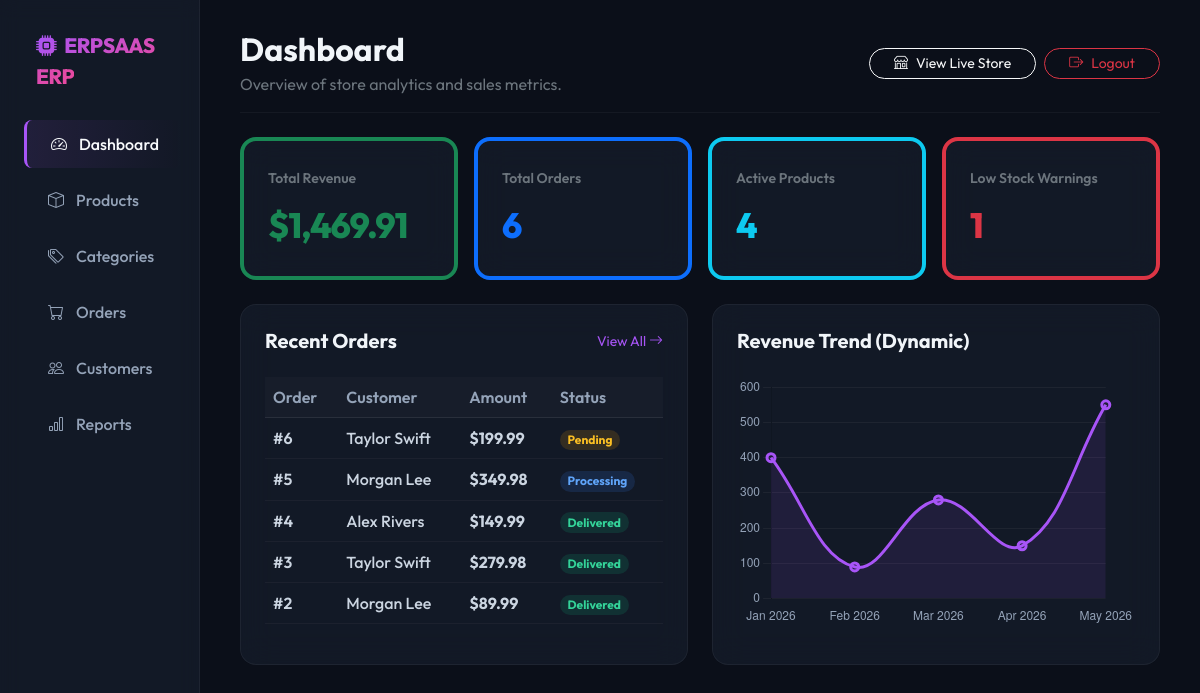
/admin/dashboard/index.php (signed in), run on the app's committed database.
### tables this page shows
CREATE TABLE `orders` (
  `id` int(11) NOT NULL AUTO_INCREMENT,
  `store_id` int(11) NOT NULL,
  `customer_id` int(11) NOT NULL,
  `total_amount` decimal(10,2) NOT NULL,
  `status` enum('pending','processing','shipped','delivered','cancelled') DEFAULT 'pending',
  `payment_status` enum('unpaid','paid','refunded') DEFAULT 'unpaid',
  `shipping_address` text NOT NULL,
  `created_at` timestamp NOT NULL DEFAULT current_timestamp(),
  PRIMARY KEY (`id`),
  KEY `store_id` (`store_id`),
  KEY `customer_id` (`customer_id`),
  FOREIGN KEY (`store_id`) REFERENCES `stores`(`id`) ON DELETE CASCADE,
  FOREIGN KEY (`customer_id`) REFERENCES `users`(`id`) ON DELETE CASCADE
);

CREATE TABLE `users` (
  `id` int(11) NOT NULL AUTO_INCREMENT,
  `store_id` int(11) NOT NULL,
  `role` enum('owner','admin','customer') NOT NULL DEFAULT 'customer',
  `name` varchar(255) NOT NULL,
  `email` varchar(255) NOT NULL,
  `password_hash` varchar(255) NOT NULL,
  `phone` varchar(50) DEFAULT NULL,
  `address` text DEFAULT NULL,
  `created_at` timestamp NOT NULL DEFAULT current_timestamp(),
  PRIMARY KEY (`id`),
  KEY `store_id` (`store_id`),
  FOREIGN KEY (`store_id`) REFERENCES `stores`(`id`) ON DELETE CASCADE
);

### includes/functions.php (called while the page is built, shortened)
<?php
function formatPrice($amount) {
    return '$' . number_format($amount, 2);
}

### admin/dashboard/index.php (the view, shortened to what this page needs)
<?php
require_once '../../includes/functions.php';
$store_id = $_SESSION['store_id'];
$stats = [
    'total_sales' => 0,
    'total_orders' => 0,
    'total_products' => 0,
    'low_stock' => 0
];
$stmt = $pdo->prepare("SELECT COUNT(*) as cnt, COALESCE(SUM(total_amount), 0) as total FROM orders WHERE store_id = :store_id AND status != 'cancelled'");
$stmt->execute(['store_id' => $store_id]);
$orderStats = $stmt->fetch();
$stats['total_orders'] = $orderStats['cnt'];
$stats['total_sales'] = $orderStats['total'];
$stmt = $pdo->prepare("SELECT COUNT(*) as cnt FROM products WHERE store_id = :store_id");
$stmt->execute(['store_id' => $store_id]);
$stats['total_products'] = $stmt->fetchColumn();
$stmt = $pdo->prepare("SELECT COUNT(*) as cnt FROM products WHERE store_id = :store_id AND stock_quantity <= low_stock_threshold");
$stmt->execute(['store_id' => $store_id]);
$stats['low_stock'] = $stmt->fetchColumn();
$stmt = $pdo->prepare("SELECT o.*, u.name as customer_name FROM orders o JOIN users u ON o.customer_id = u.id WHERE o.store_id = :store_id ORDER BY o.created_at DESC LIMIT 5");
$stmt->execute(['store_id' => $store_id]);
$recentOrders = $stmt->fetchAll();
$stmtMonthly = $pdo->prepare("
    SELECT DATE_FORMAT(created_at, '%b %Y') as month_label, SUM(total_amount) as monthly_revenue
    FROM orders
    WHERE store_id = :store_id AND status != 'cancelled'
    GROUP BY DATE_FORMAT(created_at, '%Y-%m')
    ORDER BY created_at ASC
    LIMIT 6
");
$stmtMonthly->execute(['store_id' => $store_id]);
$monthlyData = $stmtMonthly->fetchAll();
$month_labels = [];
$monthly_revenues = [];
foreach ($monthlyData as $row) {
    $month_labels[] = $row['month_label'];
    $monthly_revenues[] = floatval($row['monthly_revenue']);
}
?>
<!DOCTYPE html>
<html lang="en">
<head>
    <link href="https://cdn.jsdelivr.net/npm/bootstrap@5.3.0/dist/css/bootstrap.min.css" rel="stylesheet">
    <link href="https://cdnjs.cloudflare.com/ajax/libs/bootstrap-icons/1.10.5/font/bootstrap-icons.min.css" rel="stylesheet">
</head>
<body>
    <div class="container-fluid">
        <div class="row">
            <nav class="col-md-3 col-lg-2 d-md-block sidebar collapse">
                <div class="position-sticky">
                    <div class="px-4 mb-4">
                        <span class="sidebar-title"><i class="bi bi-cpu-fill me-2"></i>ERPSAAS ERP</span>
                    </div>
                    <ul class="nav flex-column">
                        <li class="nav-item">
                            <a class="nav-link active" href="index.php"><i class="bi bi-speedometer2"></i> Dashboard</a>
                        </li>
                        <li class="nav-item">
                            <a class="nav-link" href="products.php"><i class="bi bi-box"></i> Products</a>
                        </li>
                        <li class="nav-item">
                            <a class="nav-link" href="categories.php"><i class="bi bi-tags"></i> Categories</a>
                        </li>
                        <li class="nav-item">
                            <a class="nav-link" href="orders.php"><i class="bi bi-cart"></i> Orders</a>
                        </li>
                        <li class="nav-item">
                            <a class="nav-link" href="customers.php"><i class="bi bi-people"></i> Customers</a>
                        </li>
                        <li class="nav-item">
                            <a class="nav-link" href="reports.php"><i class="bi bi-bar-chart"></i> Reports</a>
                        </li>
                    </ul>
                </div>
            </nav>
            <main class="col-md-9 ms-sm-auto col-lg-10 main-panel">
                <div class="d-flex justify-content-between flex-wrap flex-md-nowrap align-items-center pb-3 mb-4 border-bottom border-secondary border-opacity-10">
                    <div>
                        <h1 class="h2 fw-bold mb-1">Dashboard</h1>
                        <p class="text-secondary mb-0">Overview of store analytics and sales metrics.</p>
                    </div>
                    <div class="btn-toolbar mb-2 mb-md-0 gap-2">
                        <?php
                        $stmtStore = $pdo->prepare("SELECT subdomain FROM stores WHERE id = ?");
                        $stmtStore->execute([$_SESSION['store_id']]);
                        $current_store = $stmtStore->fetch();
                        ?>
                        <a href="../../?store=<?= htmlspecialchars($current_store['subdomain']) ?>" target="_blank" class="btn btn-outline-light rounded-pill px-4 btn-sm d-flex align-items-center gap-2">
                            <i class="bi bi-shop"></i> View Live Store
                        </a>
                        <a href="logout.php" class="btn btn-outline-danger rounded-pill px-4 btn-sm d-flex align-items-center gap-2">
                            <i class="bi bi-box-arrow-right"></i> Logout
                        </a>
                    </div>
                </div>
                <div class="row g-3 mb-4">
                    <div class="col-md-3">
                        <div class="glass-card p-4 border-start border-4 border-success">
                            <small class="text-secondary fw-semibold">Total Revenue</small>
                            <div class="card-stat-value text-success"><?= formatPrice($stats['total_sales']) ?></div>
                        </div>
                    </div>
                    <div class="col-md-3">
                        <div class="glass-card p-4 border-start border-4 border-primary">
                            <small class="text-secondary fw-semibold">Total Orders</small>
                            <div class="card-stat-value text-primary"><?= $stats['total_orders'] ?></div>
                        </div>
                    </div>
                    <div class="col-md-3">
                        <div class="glass-card p-4 border-start border-4 border-info">
                            <small class="text-secondary fw-semibold">Active Products</small>
                            <div class="card-stat-value text-info"><?= $stats['total_products'] ?></div>
                        </div>
                    </div>
                    <div class="col-md-3">
                        <div class="glass-card p-4 border-start border-4 border-danger">
                            <small class="text-secondary fw-semibold">Low Stock Warnings</small>
                            <div class="card-stat-value text-danger"><?= $stats['low_stock'] ?></div>
                        </div>
                    </div>
                </div>
                <div class="row g-4 mb-4">
                    <div class="col-lg-6">
                        <div class="glass-card p-4 h-100">
                            <div class="d-flex justify-content-between align-items-center mb-4">
                                <h5 class="fw-bold mb-0">Recent Orders</h5>
                                <a href="orders.php" class="text-decoration-none small" style="color:#a855f7;">View All <i class="bi bi-arrow-right"></i></a>
                            </div>
                            <div class="table-responsive">
                                <table class="table table-glass align-middle">
                                    <thead>
                                        <tr>
                                            <th>Order</th>
                                            <th>Customer</th>
                                            <th>Amount</th>
                                            <th>Status</th>
                                        </tr>
                                    </thead>
                                    <tbody>
                                        <?php if (count($recentOrders) > 0): ?>
                                            <?php foreach ($recentOrders as $order): ?>
                                                <tr>
                                                    <td><a href="order_details.php?id=<?= $order['id'] ?>" class="text-decoration-none fw-semibold" style="color:#cbd5e1;">#<?= $order['id'] ?></a></td>
                                                    <td class="fw-medium"><?= htmlspecialchars($order['customer_name']) ?></td>
                                                    <td class="fw-bold"><?= formatPrice($order['total_amount']) ?></td>
                                                    <td>
                                                        <span class="badge rounded-pill badge-<?= $order['status'] === 'delivered' ? 'delivered' : ($order['status'] === 'pending' ? 'pending' : 'processing') ?>">
                                                            <?= ucfirst($order['status']) ?>
                                                        </span>
                                                    </td>
                                                </tr>
                                            <?php endforeach; ?>
                                        <?php else: ?>
                                            <tr>
                                                <td colspan="4" class="text-center py-4 text-secondary">No orders found.</td>
                                            </tr>
                                        <?php endif; ?>
                                    </tbody>
                                </table>
                            </div>
                        </div>
                    </div>
                    <div class="col-lg-6">
                        <div class="glass-card p-4 h-100">
                            <h5 class="fw-bold mb-4">Revenue Trend (Dynamic)</h5>
                            <div style="height: 250px;">
                                <canvas id="salesChart"></canvas>
                            </div>
                        </div>
                    </div>
                </div>
            </main>
        </div>
    </div>
    <script>
        const ctx = document.getElementById('salesChart').getContext('2d');
        const salesChart = new Chart(ctx, {
            type: 'line',
            data: {
                labels: <?= json_encode($month_labels) ?>,
                datasets: [{
                    label: 'Revenue ($)',
                    data: <?= json_encode($monthly_revenues) ?>,
                    backgroundColor: 'rgba(168, 85, 247, 0.1)',
                    borderColor: 'rgba(168, 85, 247, 1)',
                    borderWidth: 3,
                    fill: true,
                    tension: 0.4,
                    pointRadius: 4,
                    pointHoverRadius: 6
                }]
            },
            options: {
                responsive: true,
                maintainAspectRatio: false,
                plugins: {
                    legend: { display: false }
                },
                scales: {
                    y: {
                        beginAtZero: true,
                        grid: { color: 'rgba(255, 255, 255, 0.05)' },
                        ticks: { color: '#94a3b8' }
                    },
                    x: {
                        grid: { display: false },
                        ticks: { color: '#94a3b8' }
                    }
                }
            }
        });
    </script>
</body>
</html>

### admin/dashboard/index.php (style rules this page uses)
body { font-family: 'Outfit', sans-serif; background-color: #0b0f19; color: #f1f5f9; min-height: 100vh; }
.sidebar { height: 100vh; background: rgba(30, 41, 59, 0.4); border-right: 1px solid rgba(255, 255, 255, 0.05); backdrop-filter: blur(10px); padding-top: 30px; }
.sidebar-title { font-weight: 800; background: linear-gradient(135deg, #a855f7, #ec4899); -webkit-background-clip: text; -webkit-text-fill-color: transparent; font-size: 1.3rem; letter-spacing: -0.5px; }
.sidebar a { color: #94a3b8; text-decoration: none; padding: 12px 24px; display: flex; align-items: center; gap: 12px; font-weight: 500; transition: all 0.2s ease; border-radius: 8px; margin: 4px 12px; }
.sidebar a:hover, .sidebar a.active { background: rgba(255, 255, 255, 0.03); color: #f8fafc; border-left: 3px solid #a855f7; }
.sidebar a.active { background: linear-gradient(90deg, rgba(168, 85, 247, 0.1) 0%, rgba(168, 85, 247, 0) 100%); }
.main-panel { padding: 30px 40px; }
.glass-card { background: rgba(30, 41, 59, 0.4); border: 1px solid rgba(255, 255, 255, 0.05); border-radius: 16px; backdrop-filter: blur(16px); transition: transform 0.2s ease, border-color 0.2s ease; }
.card-stat-value { font-size: 2.2rem; font-weight: 800; letter-spacing: -1px; margin-top: 10px; }
.table-glass { background: transparent !important; color: #f1f5f9 !important; }
.table-glass th { background: rgba(255, 255, 255, 0.02) !important; color: #94a3b8 !important; border-bottom: 1px solid rgba(255, 255, 255, 0.08) !important; font-weight: 600; }
.table-glass td { background: transparent !important; color: #cbd5e1 !important; border-bottom: 1px solid rgba(255, 255, 255, 0.04) !important; }
.badge-pending { background-color: rgba(245, 158, 11, 0.15); color: #fbbf24; }
.badge-delivered { background-color: rgba(16, 185, 129, 0.15); color: #34d399; }
.badge-processing { background-color: rgba(59, 130, 246, 0.15); color: #60a5fa; }

### data on the page
orders: id "6", customer.name "Taylor Swift", total_amount "$199.99", status "Pending"
orders: id "5", customer.name "Morgan Lee", total_amount "$349.98", status "Processing"
orders: id "4", customer.name "Alex Rivers", total_amount "$149.99", status "Delivered"
orders: id "3", customer.name "Taylor Swift", total_amount "$279.98", status "Delivered"
orders: id "2", customer.name "Morgan Lee", total_amount "$89.99", status "Delivered"

### other printed values
formatPrice($stats['total_sales']) "$1,469.91"
$stats['total_orders'] "6"
$stats['total_products'] "4"
$stats['low_stock'] "1"
chart data {{ json_encode($monthly_revenues) }} [399.98,89.99,279.98,149.99,549.97]
